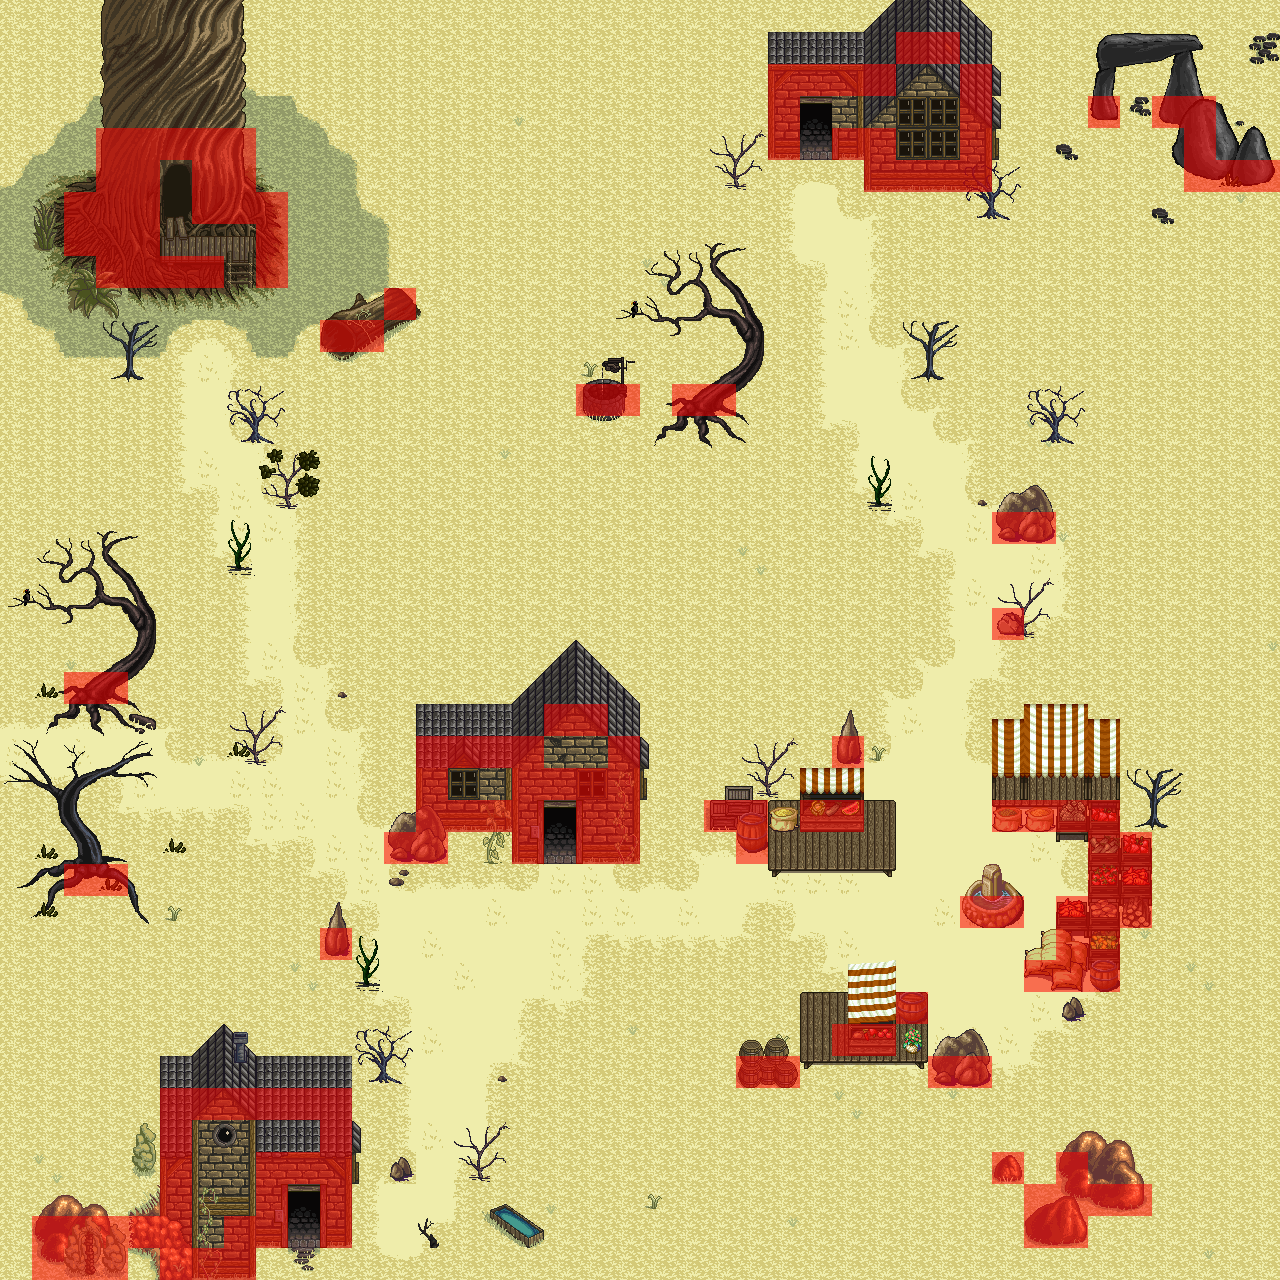

Rendered tile map (Tiled .tmx) drawn with the repository's tilesets; below, a short description and the map source with its tile grids summarised:
An orthogonal 40x40 tile map with 32x32 px tiles, 10 tile layers (grass, water, grass decals, path, ...), 12 tilesets and 1 object.

<map version="1.0" orientation="orthogonal" renderorder="right-down" width="40" height="40" tilewidth="32" tileheight="32" nextobjectid="1">
 <tileset firstgid="1" name="base_out_atlas" tilewidth="32" tileheight="32" tilecount="1024">
  <image source="Atlas/base_out_atlas.png" width="1024" height="1024" />
 </tileset>
 <tileset firstgid="1025" name="terrain_atlas" tilewidth="32" tileheight="32" tilecount="1024">
  <image source="Atlas/terrain_atlas.png" width="1024" height="1024" />
  <terraintypes>
   <terrain name="path" tile="-1" />
   <terrain name="lakes" tile="-1" />
  </terraintypes>
  <tile id="16" terrain="0,0,0," />
  <tile id="17" terrain="0,0,,0" />
  <tile id="48" terrain="0,,0,0" />
  <tile id="49" terrain=",0,0,0" />
  <tile id="79" terrain=",,,0" />
  <tile id="80" terrain=",,0,0" />
  <tile id="81" terrain=",,0," />
  <tile id="111" terrain=",0,,0" />
  <tile id="112" terrain="0,0,0,0" />
  <tile id="113" terrain="0,,0," />
  <tile id="143" terrain=",0,," />
  <tile id="144" terrain="0,0,," />
  <tile id="145" terrain="0,,," />
  <tile id="295" terrain="1,1,1," />
  <tile id="296" terrain="1,1,,1" />
  <tile id="327" terrain="1,,1,1" />
  <tile id="328" terrain=",1,1,1" />
  <tile id="358" terrain=",,,1" />
  <tile id="359" terrain=",,1,1" />
  <tile id="360" terrain=",,1," />
  <tile id="390" terrain=",1,,1" />
  <tile id="391" terrain="1,1,1,1" />
  <tile id="392" terrain="1,,1," />
  <tile id="422" terrain=",1,," />
  <tile id="423" terrain="1,1,," />
  <tile id="424" terrain="1,,," />
 </tileset>
 <tileset firstgid="2049" name="build_atlas" tilewidth="32" tileheight="32" tilecount="1024">
  <image source="Atlas2/build_atlas.png" width="1024" height="1024" />
 </tileset>
 <tileset firstgid="3073" name="obj_misk_atlas" tilewidth="32" tileheight="32" tilecount="1024">
  <image source="Atlas2/obj_misk_atlas.png" width="1024" height="1024" />
 </tileset>
 <tileset firstgid="4097" name="red" tilewidth="32" tileheight="32" tilecount="1">
  <image source="red.png" width="32" height="32" />
  <tile id="0">
   <objectgroup draworder="index">
    <object id="0" x="-0.0909091" y="-0.0909091" width="32.0909" height="32" />
   </objectgroup>
  </tile>
 </tileset>
 <tileset firstgid="4098" name="hyptosis_sprites-and-tiles-for-you" tilewidth="32" tileheight="32" tilecount="900">
  <image source="hyptosis/hyptosis_sprites-and-tiles-for-you.png" width="960" height="960" />
 </tileset>
 <tileset firstgid="4998" name="hyptosis_tile-art-batch-5" tilewidth="32" tileheight="32" tilecount="722">
  <image source="hyptosis/hyptosis_tile-art-batch-5.png" width="636" height="1219" />
 </tileset>
 <tileset firstgid="5720" name="hyptosis_tile-art-batch-4" tilewidth="32" tileheight="32" tilecount="900">
  <image source="hyptosis/hyptosis_tile-art-batch-4.png" width="960" height="960" />
 </tileset>
 <tileset firstgid="6620" name="hyptosis_tile-art-batch-3" tilewidth="32" tileheight="32" tilecount="900">
  <image source="hyptosis/hyptosis_tile-art-batch-3.png" width="960" height="960" />
  <terraintypes>
   <terrain name="light to dark" tile="-1" />
  </terraintypes>
  <tile id="80" terrain=",,,0" />
  <tile id="81" terrain=",,0,0" />
  <tile id="82" terrain=",,0," />
  <tile id="110" terrain=",0,,0" />
  <tile id="111" terrain="0,0,0,0" />
  <tile id="112" terrain="0,,0," />
  <tile id="140" terrain=",0,," />
  <tile id="141" terrain="0,0,," />
  <tile id="142" terrain="0,,," />
  <tile id="233" terrain=",0,0,0" />
  <tile id="234" terrain="0,,0,0" />
  <tile id="263" terrain="0,0,,0" />
  <tile id="264" terrain="0,0,0," />
 </tileset>
 <tileset firstgid="7520" name="hyptosis_til-art-batch-2" tilewidth="32" tileheight="32" tilecount="900">
  <image source="hyptosis/hyptosis_til-art-batch-2.png" width="960" height="960" />
 </tileset>
 <tileset firstgid="8420" name="hyptosis_tile-art-batch-1" tilewidth="32" tileheight="32" tilecount="900">
  <image source="hyptosis/hyptosis_tile-art-batch-1.png" width="960" height="960" />
  <terraintypes>
   <terrain name="light grassy bit" tile="-1" />
   <terrain name="darker grassy bit" tile="-1" />
  </terraintypes>
  <tile id="21" terrain=",,,0" />
  <tile id="22" terrain=",,0,0" />
  <tile id="23" terrain=",,0," />
  <tile id="27" terrain="0,,0,0" />
  <tile id="51" terrain=",0,,0" />
  <tile id="52" terrain="0,0,0,0" />
  <tile id="53" terrain="0,,0," />
  <tile id="57" terrain="0,0,0," />
  <tile id="81" terrain=",0,," />
  <tile id="82" terrain="0,0,," />
  <tile id="83" terrain="0,,," />
  <tile id="87" terrain="0,0,,0" />
  <tile id="110" terrain=",,,1" />
  <tile id="111" terrain=",,1,1" />
  <tile id="112" terrain=",,1," />
  <tile id="117" terrain=",0,0,0" />
  <tile id="140" terrain=",1,,1" />
  <tile id="141" terrain="1,1,1,1" />
  <tile id="142" terrain="1,,1," />
  <tile id="143" terrain=",1,1,1" />
  <tile id="144" terrain="1,,1,1" />
  <tile id="170" terrain=",1,," />
  <tile id="171" terrain="1,1,," />
  <tile id="172" terrain="1,,," />
  <tile id="173" terrain="1,1,,1" />
  <tile id="174" terrain="1,1,1," />
 </tileset>
 <tileset firstgid="9320" name="PathAndObjects" tilewidth="32" tileheight="32" tilecount="256">
  <image source="PathAndObjects.png" width="512" height="512" />
 </tileset>
 <layer name="grass" width="40" height="40">
  <data>[1600 cells, 1600 non-empty, 2 distinct tile ids]</data>
 </layer>
 <layer name="water" width="40" height="40">
  <data>[1600 cells, 0 non-empty, 0 distinct tile ids]</data>
 </layer>
 <layer name="grass decals" width="40" height="40">
  <data>[1600 cells, 18 non-empty, 8 distinct tile ids]</data>
 </layer>
 <layer name="path" width="40" height="40">
  <data>[1600 cells, 492 non-empty, 48 distinct tile ids]</data>
 </layer>
 <layer name="path decorations" width="40" height="40">
  <data>[1600 cells, 194 non-empty, 75 distinct tile ids]</data>
 </layer>
 <layer name="houses" width="40" height="40">
  <data>[1600 cells, 157 non-empty, 79 distinct tile ids]</data>
 </layer>
 <layer name="windows" width="40" height="40">
  <data>[1600 cells, 98 non-empty, 74 distinct tile ids]</data>
 </layer>
 <layer name="tree base" width="40" height="40">
  <data>[1600 cells, 214 non-empty, 142 distinct tile ids]</data>
 </layer>
 <layer name="tree tops" width="40" height="40">
  <data>[1600 cells, 12 non-empty, 9 distinct tile ids]</data>
 </layer>
 <layer name="collisions" width="40" height="40" opacity="0.54">
  <data>[1600 cells, 154 non-empty, 1 distinct tile ids]</data>
 </layer>
</map>
